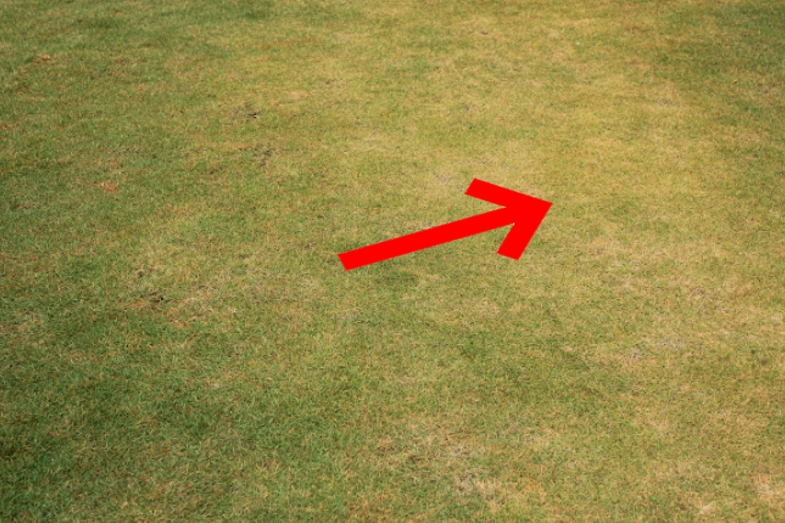
#> input picture grass_arrow_2.jpg, 785 x 523 px
$ python arrow_direction.py   (Python 2 division)
#> lines starting #> are read from the running program, lines starting #| are printed output that depends on the picture; after the words box and inside, x2 and y2 are one past the last pixel; in counts of white or black regions, pixels touching at a corner belong together; long printed decimals are rounded
#!/usr/bin/env python
# -*- coding: utf-8 -*-

"""
Direction detection of a red arrow on the ground


written by Matthieu Magnon
2016-2017
Dassault UAV Challenge
"""

import cv2
import numpy as np
from numpy import linalg as LA
import operator
import time

t = time.time()

## FINDING RED
img = cv2.imread('grass_arrow_2.jpg') #2 simple, 3 hihg noise, low 4 noise, 5 direction2
#> img is the input picture: shape (523, 785, 3); mean B, G, R 70.6, 136, 149
img_original = img
hsv = cv2.cvtColor(img ,cv2.COLOR_BGR2HSV)
#> hsv: shape (523, 785, 3); mean H, S, V 26.6, 134.8, 150.5

lower = np.array([0,100,100]) #hsv
upper = np.array([10,255,255])

mask = cv2.inRange(hsv, lower, upper)
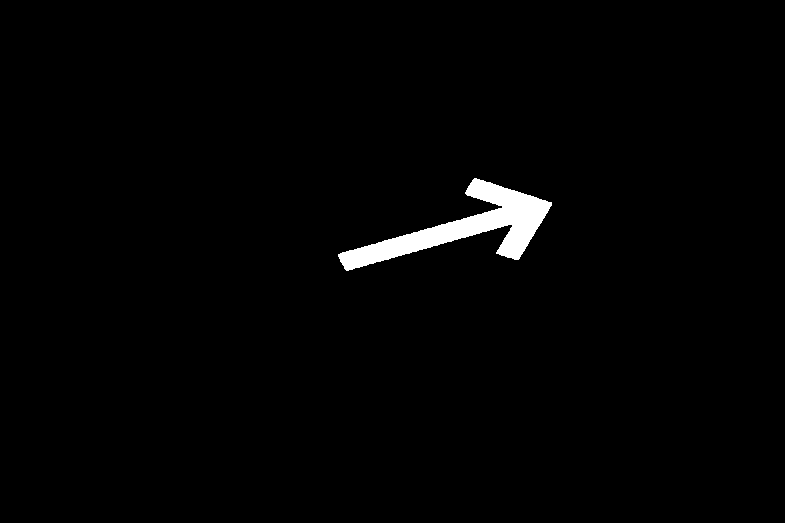
#> mask: shape (523, 785); 1.5% white; 1 white region, box (x1, y1, x2, y2) and area: (338, 178, 552, 271) 6110
cv2.imwrite('100red_detection.jpg',mask)

### BLUR
kernel = np.ones((6,6),np.float32)/25
dst = cv2.filter2D(mask,-1,kernel)
cv2.imwrite('101blur.jpg',dst)

####ERODE
se1 = cv2.getStructuringElement(cv2.MORPH_RECT, (3,3))
se2 = cv2.getStructuringElement(cv2.MORPH_RECT, (2,2))
erosion = cv2.morphologyEx(mask, cv2.MORPH_CLOSE, se1)
#> erosion: shape (523, 785); 1.5% white; 1 white region, box (x1, y1, x2, y2) and area: (338, 178, 552, 271) 6120
erosion = cv2.morphologyEx(erosion, cv2.MORPH_OPEN, se2)
#> erosion: shape (523, 785); 1.5% white; 1 white region, box (x1, y1, x2, y2) and area: (339, 179, 553, 272) 6120

se1 = cv2.getStructuringElement(cv2.MORPH_CROSS, (5,5)) #5
se2 = cv2.getStructuringElement(cv2.MORPH_CROSS, (3,3)) #3
erosion2 = cv2.morphologyEx(mask, cv2.MORPH_CLOSE, se1)
#> erosion2: shape (523, 785); 1.5% white; 1 white region, box (x1, y1, x2, y2) and area: (338, 178, 552, 271) 6129
#cv2.imwrite('02erosion2bis.jpg',erosion2)
erosion2 = cv2.morphologyEx(erosion2, cv2.MORPH_OPEN, se2)
#> erosion2: shape (523, 785); 1.5% white; 1 white region, box (x1, y1, x2, y2) and area: (338, 178, 552, 271) 6124
se3 = cv2.getStructuringElement(cv2.MORPH_CROSS, (4,4)) #5
se4 = cv2.getStructuringElement(cv2.MORPH_CROSS, (2,2)) #3
erosion2 = cv2.morphologyEx(erosion2, cv2.MORPH_CLOSE, se3)
#> erosion2: shape (523, 785); 1.5% white; 1 white region, box (x1, y1, x2, y2) and area: (339, 179, 553, 272) 6101
#cv2.imwrite('03erosion2ter.jpg',erosion2)
erosion2 = cv2.morphologyEx(erosion2, cv2.MORPH_OPEN, se4)
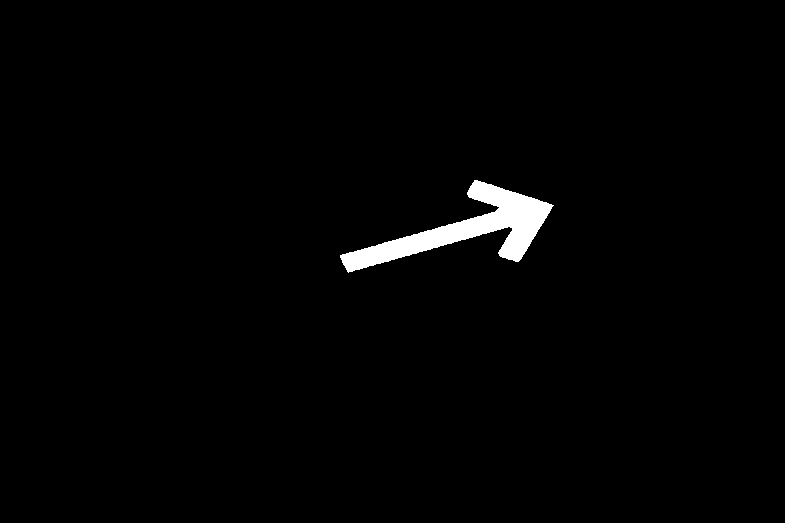
#> erosion2: shape (523, 785); 1.5% white; 1 white region, box (x1, y1, x2, y2) and area: (340, 180, 554, 273) 6090

kernel1 = np.ones((2,2),np.uint8)
erosion3 = cv2.morphologyEx(mask, cv2.MORPH_OPEN, kernel1)
#> erosion3: shape (523, 785); 1.5% white; 1 white region, box (x1, y1, x2, y2) and area: (339, 179, 553, 272) 6110
cv2.imwrite('102erosion1.jpg',erosion)
cv2.imwrite('103erosion2.jpg',erosion2)
cv2.imwrite('104erosion3.jpg',erosion3)

erosion = erosion2

# EDGE
edges = cv2.Canny(erosion,130,150,apertureSize = 3) #130 150 3
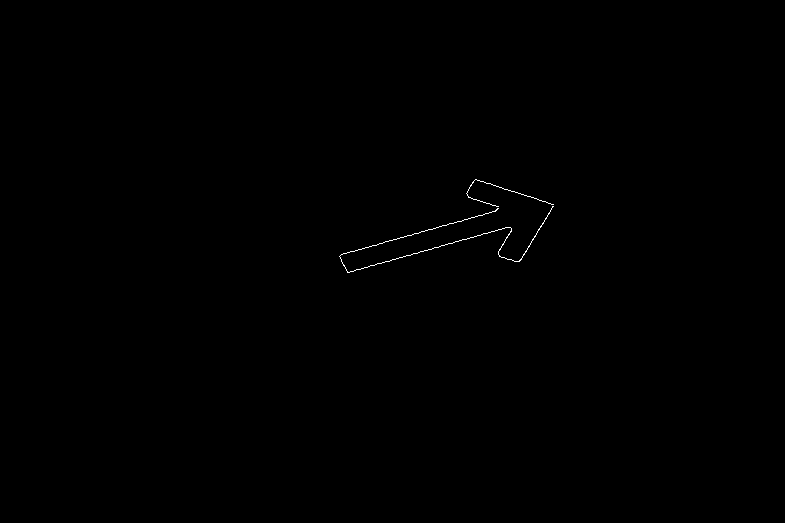
#> edges: shape (523, 785); 0.14% white in thin lines or dots, all inside (x1, y1, x2, y2) = (339, 179, 554, 273)
cv2.imwrite('105canny.jpg',edges)

# HOUGH
minLineLength = 20
#cv2.HoughLinesP(edges,p accuracy th accuracy in rad, 100, threshold minLineLength,maxLineGap)
lines = cv2.HoughLinesP(edges,rho = 1,theta = 1*np.pi/180,threshold = 10,minLineLength = 10,maxLineGap = 20)
#> lines = 13 rows, first 6: [340, 255, 496, 210], [519, 261, 553, 206], [475, 179, 545, 201], [347, 272, 506, 227], [341, 254, 497, 209], [471, 198, 498, 206]
#lines = cv2.HoughLinesP(edges,rho = 1,theta = 1*np.pi/180,threshold = 10,minLineLength = 10,maxLineGap = 20)
#lines = cv2.HoughLinesP(edges, rho = 1,theta = 1*np.pi/180,threshold = 80,minLineLength = 10,maxLineGap = 20)

print 'Nb of lines detected : ' , len(lines)
#| Nb of lines detected :  13

i=0
rho = []
th = []
while i<= len(lines)-1:
    for x1,y1,x2,y2 in lines[i]:
		th_compute = round(np.arctan((0.0+x2-x1)/(y2-y1+0.01))*180/3.14,2)
		rho_compute = round(LA.norm([x2-x1,y2-y1]),2)
		th.append(th_compute)
		rho.append(rho_compute)
		cv2.line(img,(x1,y1),(x2,y2),(255,255,0),2)

        # [6 lines of commented-out code are left out]
    i = i+1
#> this loop made 13 passes
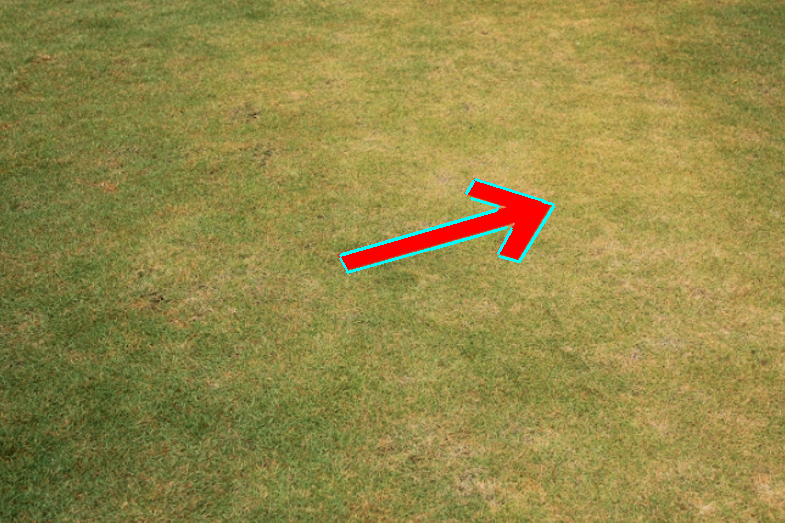
#> img: shape (523, 785, 3); 0.45% of pixels changed, all inside (x1, y1, x2, y2) = (339, 178, 555, 274)
#> after the loop, i = 13; rho = [162.4, 64.66, 73.38, 165.2, 162.4, 28.16, 27.29, 11.4, 14.76, 67.72, 13.89, 26.42, 19.65]; th = [-73.95, -31.74, 72.58, -74.24, -73.95, 73.51, -28.47, 74.73, 28.3, -73.75, -30.29, -29.5, 75.27]

cv2.imwrite('106houghlines.jpg',img)

# return index of rho from max to min
idx_rho = np.argsort(rho)
#> idx_rho = [7, 10, 8, 12, 11, 6, 5, 1, 9, 2, 0, 4, 3]
idx_rho = idx_rho[::-1] #invert array
#> idx_rho = [3, 4, 0, 2, 9, 1, 5, 6, 11, 12, 8, 10, 7]

print 'main direction is (in deg) : ' , [ th[idx_rho[0]] , th[idx_rho[1]] , th[idx_rho[2]] ]
#| main direction is (in deg) :  [-74.24, -73.95, -73.95]
print 'max line length (in pixel) : ' , [ rho[idx_rho[0]] , rho[idx_rho[1]] , rho[idx_rho[2]] ]
#| max line length (in pixel) :  [165.25, 162.36, 162.36]

# FIND Center of Gravity COG of red pixel
npImg = np.asarray(hsv)
coordList = np.argwhere( npImg == [0, 255, 255] ); ##### X et Y sont inverses

sum_x = 0
sum_y = 0
x_array = []
y_array = []
for y,x,i in coordList:
    cv2.circle(img_original, (x, y), 1, (255, 255, 255), -1)
    sum_x = sum_x + x
    sum_y = sum_y + y
    x_array.append(x)
    y_array.append(y)
#> this loop made 9204 passes
#> (y, x, i, sum_x, sum_y) on passes 1 to 3: (180, 475, 1, 475, 180), (181, 474, 1, 949, 361), (181, 475, 0, 1424, 542)
#> after the loop, sum_x = 4302913; sum_y = 2086154; x_array = 9204 values, max 549 at index 1729, min 11 at index 9203, mean 467.5; y_array = 9204 values from 180 to 451

cv2.imwrite('107highlightedredpixel.jpg',img_original)

cog_x = sum_x/len(coordList)
#> cog_x = 467
cog_y = sum_y/len(coordList)
#> cog_y = 226

cv2.circle(img, (cog_x, cog_y), 5, (100, 255, 255), -1)
cv2.circle(img, (int(np.median(x_array)), int(np.median(y_array))), 5, (100, 100, 100), -1)
#> img: shape (523, 785, 3); mean B, G, R 74.4, 139.7, 148.4

print 'COG : ' , [cog_x, cog_y]
#| COG :  [467, 226]
print 'MED ; ' , [np.median(x_array),np.median(y_array)]
#| MED ;  [485.5, 228.0]
print 'COG to find : ' , [466, 226]

#OUT 1
cv2.imwrite('108houghlineswithCOGandMED.jpg',img)

#contours = cv2.findContours(erosion, 1, 2)
contours,hierarchy = cv2.findContours(erosion, 1, 2)
#> contours = 1 contour; box (x1, y1, x2, y2) and area: (340, 180, 554, 273) 5805
cnt = contours[0]
#> cnt = contour of 358 points, box (x1, y1, x2, y2) (340, 180, 554, 273), area 5805

#print 'cnt : ', cnt

area = cv2.contourArea(cnt)
#> area = 5805
print 'arrow area : ', area
#| arrow area :  5805.0

perimeter = cv2.arcLength(cnt,True)
#> perimeter = 652.5
print 'arrow perimeter : ', perimeter
#| arrow perimeter :  652.500
x_d,y_d,w_d,h_d = cv2.boundingRect(cnt)
#> x_d = 340; y_d = 180; w_d = 214; h_d = 93
cv2.rectangle(img, (x_d,y_d), (x_d+w_d,y_d+h_d), [100,255,100],3)
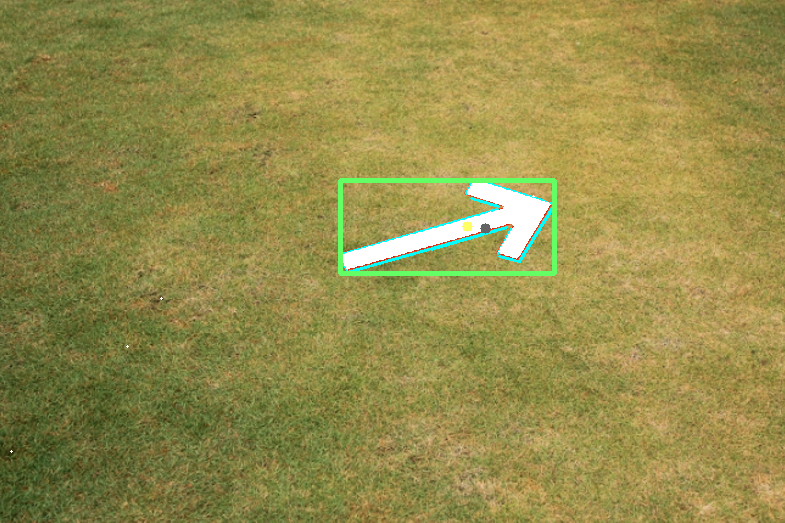
#> img: shape (523, 785, 3); mean B, G, R 74.5, 140.4, 147.9
cv2.imwrite('109boundingrectangle.jpg',img_original)

# compute diagonal angle :
th_diag = round(np.arctan((0.0+w_d)/(h_d+0.001))*180/3.14,2)
#> th_diag = 66.54
print 'diagonale angle is (in deg) :', th_diag
#| diagonale angle is (in deg) : 66.54

# Center of Diagonal COD : cross point between diagonal
cod_x = int(x_d + w_d/2)
#> cod_x = 447
cod_y = int(y_d + h_d/2)
#> cod_y = 226
cv2.circle(img, (cod_x, cod_y), 5, [100,255,100], 3)
#> img: shape (523, 785, 3); 0.04% of pixels changed, all inside (x1, y1, x2, y2) = (440, 219, 455, 234)

# compute direction vector u of the line perpendicular to arrow axis and crossing CoD
# vecteur directeur u de la droite passant par le COD et perpendiculaire a l axe de la fleche
u_x = int(cod_x + 100*np.sin((th[idx_rho[0]]+90)*np.pi/180))
#> u_x = 474
u_y = int(cod_y + 100*np.cos((th[idx_rho[0]]+90)*np.pi/180))
#> u_y = 322
cv2.line(img_original, (cod_x,cod_y), (u_x,u_y), [100,255,100],3)
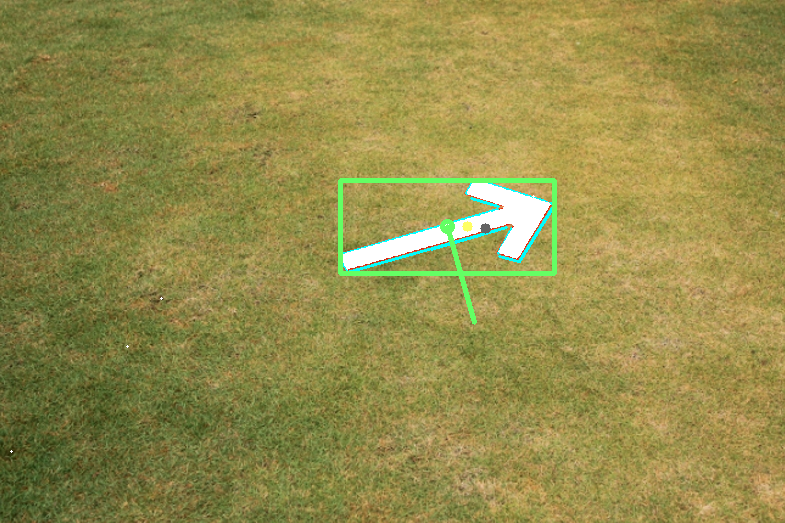
#> img_original: shape (523, 785, 3); mean B, G, R 74.5, 140.5, 147.8
cv2.imwrite('110uvector.jpg',img_original)

# scalar product between vector u and
# produit scalaire entre u et cog//cod
scalar = np.vdot([u_x-cod_x,u_y-cod_y],[cog_x-cod_x,cog_y-cod_y])
#> scalar = 540

font = cv2.FONT_HERSHEY_SIMPLEX
#> font = 0
if scalar > 0:
    print 'Arrow towards the right '
    cv2.putText(img,'direction : right',(10,20),font,1,(255,255,255))
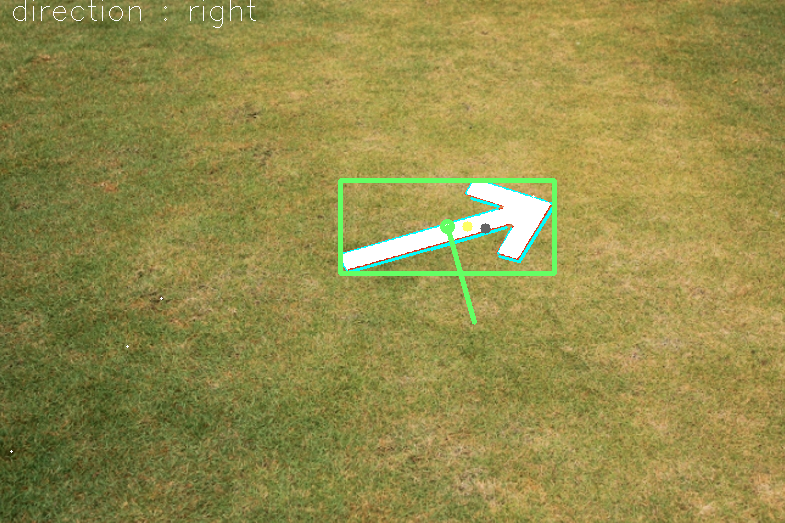
#> img: shape (523, 785, 3); mean B, G, R 74.7, 140.7, 148
else:
    print 'Arrow towards the left '
    cv2.putText(img,'direction : left',(10,20),font,1,(255,255,255))

#OUT 2

cv2.imwrite('109arrowdirection.jpg',img)


# END
elapsed = time.time() - t
print 'speed (ms) : ' , round(1000.00*elapsed,3)
